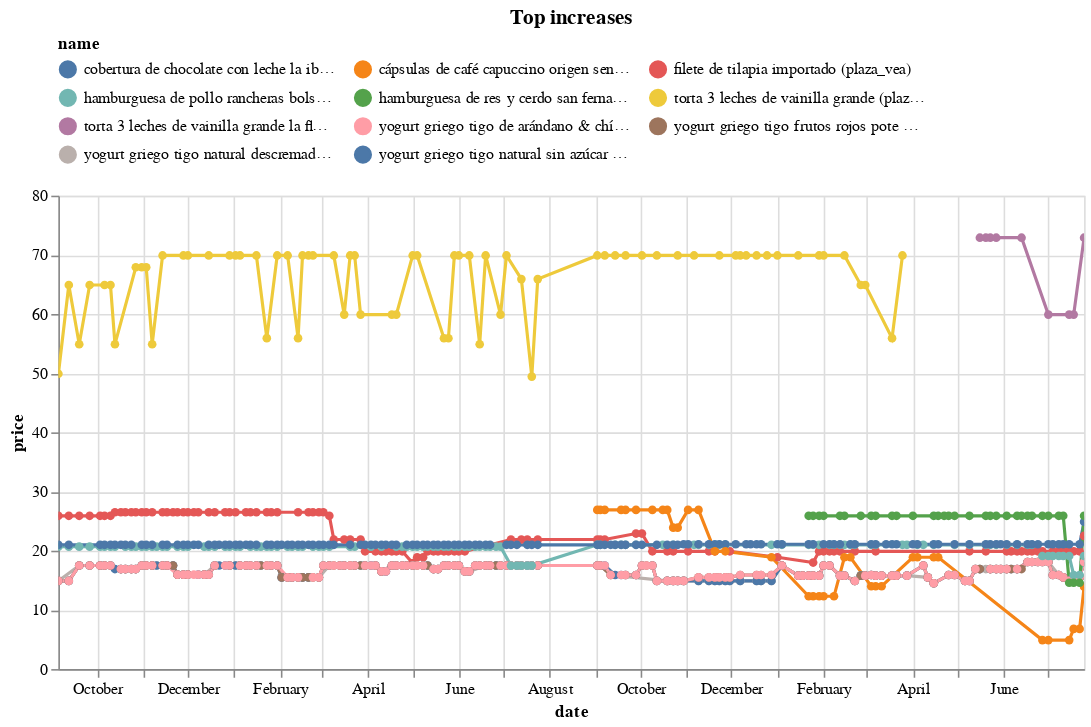

The code cell stored with this chart in its notebook:
### Code cell
(top_changes_abs
 .sort_values('change')
 .tail(10)
 .pipe(plot_changes, 'Top increases')
)

### Figure 1 — Vega-Lite specification as saved in the notebook (floating-point values rounded to 4 significant figures; data arrays with more than 128 entries replaced by an {"elided": "..."} marker saying what was removed)
{"config": {"view": {"continuousWidth": 300, "continuousHeight": 300}, "legend": {"columns": 3, "orient": "top"}}, "data": {"name": "data-8e7e9938381f8e88745bcc3fce9f2b37"}, "mark": {"type": "line", "point": true}, "encoding": {"color": {"field": "name", "scale": {"domain": ["cobertura de chocolate con leche la ibérica con 40% de cacao bolsa 200g (plaza_vea)", "cápsulas de café capuccino origen sensations caja 16un (plaza_vea)", "filete de tilapia importado (plaza_vea)", "hamburguesa de pollo rancheras bolsa 600g (plaza_vea)", "hamburguesa de res y cerdo san fernando bolsa 8un (plaza_vea)", "torta 3 leches de vainilla grande (plaza_vea)", "torta 3 leches de vainilla grande la florencia 1un (plaza_vea)", "yogurt griego tigo de arándano & chía pote 1kg (plaza_vea)", "yogurt griego tigo frutos rojos pote 1kg (plaza_vea)", "yogurt griego tigo natural descremado pote 1kg (plaza_vea)", "yogurt griego tigo natural sin azúcar pote 1kg (plaza_vea)"]}, "type": "nominal"}, "tooltip": [{"field": "name", "type": "nominal"}, {"field": "price", "type": "quantitative"}, {"field": "last_price", "type": "quantitative"}], "x": {"field": "date", "type": "temporal"}, "y": {"field": "price", "type": "quantitative"}}, "params": [{"name": "param_11", "select": {"type": "point", "fields": ["name"]}, "bind": "legend"}, {"name": "param_12", "select": {"type": "interval", "encodings": ["x", "y"]}, "bind": "scales"}], "title": "Top increases", "transform": [{"filter": {"param": "param_11"}}], "width": 650, "$schema": "https://vega.github.io/schema/vega-lite/v5.17.0.json", "datasets": {"data-8e7e9938381f8e88745bcc3fce9f2b37": {"elided": "1082 records"}}}
